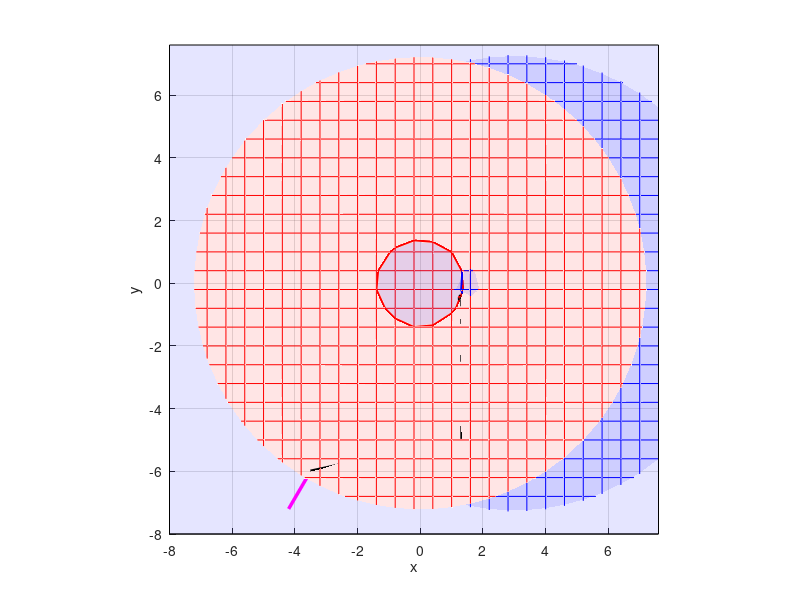

Write the MATLAB code that produced this figure.

% Niutono metodas
function pagrindine
clc,close all
scrsz = get(0,'ScreenSize')

x=[-8:0.6:8];y=[-8:0.6:8];
Z=pavirsius(@f,x,y);
% [left, bottom, width, height]
fig1=figure(1);set(fig1,'Position',[50 scrsz(4)/1.8 scrsz(3)/3 scrsz(4)/3],'Color','w');
hold on,grid on,axis equal,axis([min(x) max(x) min(y) max(y) -5 5]);view([0 0 1]);xlabel('x'),ylabel('y');
mesh(x,y,Z(:,:,1)','FaceAlpha',0.1,'FaceColor','r','EdgeColor','r');contour(x,y,Z(:,:,1)',[0 0],'LineWidth',1.5,'LineColor','r');
mesh(x,y,Z(:,:,2)','FaceAlpha',0.1,'FaceColor','b','EdgeColor','b');contour(x,y,Z(:,:,2)',[0 0],'LineWidth',1.5,'LineColor','b');
xx=axis; fill([xx(1),xx(1),xx(2),xx(2)],[xx(3),xx(4),xx(4),xx(3)],'b','FaceAlpha',0.1);

eps=1e-5;itmax=200;
x=[-3.5;-6];  % pradinis artinys
% x=[-3;-1.2];
ff=f(x); dff=df(x);
figure(1);plot3(x(1),x(2),0,'b*');line([x(1),x(1)],[x(2),x(2)],[0,ff(1)],'Color','black');line([x(1),x(1)],[x(2),x(2)],[0,ff(2)],'Color','black');
alpha=1   %0.9   %0.8; %  0.5   % zingsnio sumazinimo koeficientas

for iii=1:itmax
    dff=df(x); deltax=-dff\ff; x1=x+alpha*deltax; ff1=f(x1);
    figure(1);plot3(x1(1),x1(2),0,'k*');line([x(1),x1(1)],[x(2),x1(2)],[0,0],'Color','k','LineWidth',1.5);
    line([x(1),x1(1)],[x(2),x1(2)],[ff(1),0*ff1(1)],'Color','k','LineWidth',2.5);
    line([x1(1),x1(1)],[x1(2),x1(2)],[0,ff1(1)],'Color','k');
    line([x(1),x1(1)],[x(2),x1(2)],[ff(2),0*ff1(2)],'Color','k','LineWidth',2.5);
    line([x1(1),x1(1)],[x1(2),x1(2)],[0,ff1(2)],'Color','k');

    % gradientu linijos
    line([x(1),x(1)+dff(1,1)],[x(2),x(2)+dff(1,2)],[0 0],'Color','magenta','LineWidth',2.5)
    line([x(1),x(1)+dff(2,1)],[x(2),x(2)+dff(2,2)],[0 0],'Color','cyan','LineWidth',2.5)
    
    pause;
    tikslumas=norm(deltax)/(norm(x)+norm(deltax));
    
    fprintf(1,'\n iteracija %d  tikslumas %g',iii,tikslumas);
    if tikslumas < eps, fprintf(1,'\n sprendinys x ='); fprintf(1,' %g  ',x);plot3(x(1),x(2),0,'rp'); break;
    elseif iii == itmax,fprintf(1,'\n ****tikslumas nepasiektas. Paskutinis artinys x =  %g',x'); plot3(x(1),x(2),0,'gp'); break;
    end
    x=x1;ff=ff1;    
end
 fprintf(1,'\n');  
    return
end

%   Lygciu sistemos funkcija 
    function fff=f(x)
    fff=0.1*[x(1)^2+x(2)^2-2;
         -(x(1)-3)^2-x(2)^2+3];
    return
    end
    
   
 %   Jakobio matrica 
    function dff=df(x)
    dff=0.1*[2*x(1),2*x(2);
         -2*(x(1)-3),-2*x(2)];
    return
    end   
    
    
    function Z=pavirsius(funk,x,y)
    for i=1:length(x)
        for j=1:length(y)
            Z(i,j,1:2)=funk([x(i),y(j)]);
        end
    end
        
    return
    end